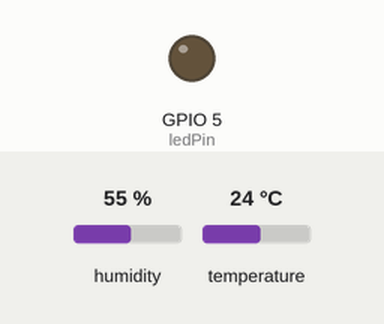
Recording of a sketch running on a simulated ESP8266 (NodeMCU). Shown: output pins drawn as LEDs (lit = HIGH). The inputs (shaded band) are chosen by the test bench; at power-on: temperature 24 °C, humidity 55 %. WiFi joins after 1.5 s; servers stay silent unless stated; no MQTT or app messages arrive unless stated; what the sketch prints to the serial monitor is not drawn.

Above: at 5.8 s.
5.9 s: temperature set to 30.5 °C
13.5 s: temperature set to 31.4 °C
At 17.3 s:
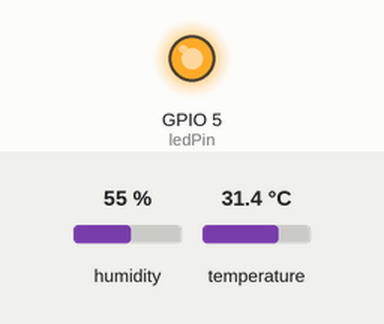
23.0 s: temperature set to 12 °C
At 24.5 s:
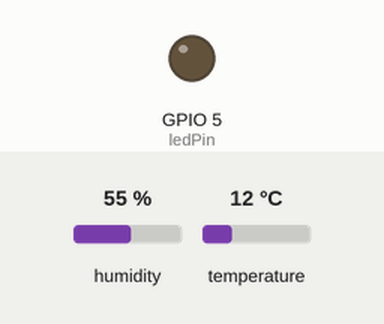
25.5 s: temperature set to 33 °C
At 28.9 s:
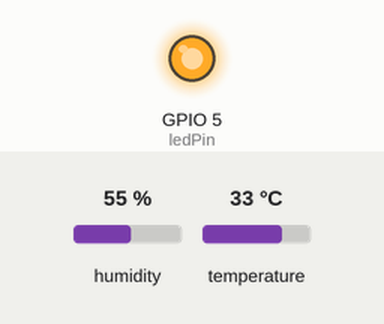
Timing chart, 0 to 30.4 s (numbered marks = the images above; inputs shaded):
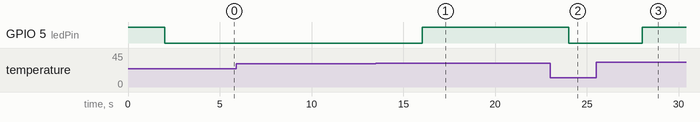

Measured:
- the behaviour switches between 31 and 31.1 °C on temperature (found by bisection; images 0 and 1)
- after the input at 5.9 s, every drawn part: stays the same
- after the input at 13.5 s, GPIO 5 (ledPin): LOW → HIGH after 2.5 s
- after the input at 23.0 s, GPIO 5 (ledPin): HIGH → LOW after 1.0 s
- after the input at 25.5 s, GPIO 5 (ledPin): LOW → HIGH after 2.5 s

The sketch:

6.7.tugas.ino
```cpp
#include <ESP8266WiFi.h>
#include <PubSubClient.h>
#include <ArduinoJson.h>
#include <DHT.h>

// ==================================================
// KONFIGURASI WI-FI DAN MQTT
// ==================================================
const char* ssid = "Samsung";
const char* password = "not my style";

const char* mqttServer = "broker.hivemq.com";
const int mqttPort = 1883;

const char* clientId = "ESP8266_LabIoT_25782098_Safety";

// Topik MQTT
const char* topicTelemetry =
  "kampus/labiot/25782098/telemetri";

const char* topicControl =
  "kampus/labiot/25782098/kendali";

const char* topicAlert =
  "kampus/labiot/25782098/alert";

const char* topicStatus =
  "kampus/labiot/25782098/status";

// Pesan LWT, dikirim broker saat koneksi
// terputus secara tidak normal.
const char* lwtMessage =
  "{\"status\":\"OFFLINE\","
  "\"keterangan\":\"Perangkat Terputus Tak Terduga\"}";

// ==================================================
// KONFIGURASI SENSOR DAN AKTUATOR
// ==================================================
#define DHTPIN 2       // D4 / GPIO2
#define DHTTYPE DHT22  // Ganti ke DHT11 jika memakai DHT11

const byte ledPin = 5; // D1 / GPIO5
const float batasSuhu = 31.0;

DHT dht(DHTPIN, DHTTYPE);
WiFiClient espClient;
PubSubClient client(espClient);

// ==================================================
// PENGATURAN INTERVAL NON-BLOCKING
// ==================================================
unsigned long waktuBacaSensor = 0;
unsigned long waktuTelemetri = 0;
unsigned long waktuCobaWiFi = 0;
unsigned long waktuCobaMQTT = 0;

const unsigned long intervalSensor = 2000;
const unsigned long intervalTelemetri = 4000;
const unsigned long intervalKoneksi = 5000;

// ==================================================
// STATUS SISTEM
// ==================================================
float suhu = NAN;
float kelembapan = NAN;

bool sensorValid = false;
bool alertTerkirim = false;
bool ledManual = false;

// ==================================================
// MENGATUR LED BERDASARKAN KESELAMATAN
// ==================================================
void perbaruiLED() {
  // Fail-safe: LED menyala jika sensor belum valid
  // atau suhu melewati batas keselamatan.
  if (!sensorValid || suhu > batasSuhu) {
    digitalWrite(ledPin, HIGH);
  } else {
    digitalWrite(ledPin, ledManual ? HIGH : LOW);
  }
}

// ==================================================
// CALLBACK PERINTAH KENDALI DARI MQTT
// ==================================================
void callback(char* topic, byte* payload, unsigned int length) {
  if (String(topic) != topicControl) {
    return;
  }

  if (length >= 256) {
    Serial.println("[KENDALI] Payload terlalu panjang.");
    return;
  }

  char pesan[256];
  memcpy(pesan, payload, length);
  pesan[length] = '\0';

  StaticJsonDocument<256> doc;
  DeserializationError error = deserializeJson(doc, pesan);

  if (error || !doc["led"].is<int>()) {
    Serial.println("[KENDALI] JSON tidak valid.");
    return;
  }

  int perintah = doc["led"];

  // Kendali manual hanya diizinkan saat suhu aman.
  if (!sensorValid || suhu > batasSuhu) {
    Serial.println(
      "[SAFETY] Kendali manual ditolak. "
      "Suhu berbahaya atau sensor belum valid."
    );
    perbaruiLED();
    return;
  }

  if (perintah == 1) {
    ledManual = true;
    Serial.println("[KENDALI] LED dinyalakan manual.");
  } else if (perintah == 0) {
    ledManual = false;
    Serial.println("[KENDALI] LED dimatikan manual.");
  } else {
    Serial.println("[KENDALI] Nilai led harus 0 atau 1.");
    return;
  }

  perbaruiLED();
}

// ==================================================
// MENJALANKAN RULE ENGINE KESELAMATAN
// ==================================================
void periksaKeselamatan() {
  if (!sensorValid) {
    perbaruiLED();
    return;
  }

  if (suhu > batasSuhu) {
    // Aktifkan LED tanpa menunggu perintah operator.
    perbaruiLED();

    // Kirim satu peringatan untuk setiap kejadian panas.
    // Jika publish gagal, coba kembali pada putaran berikutnya.
    if (!alertTerkirim && client.connected()) {
      StaticJsonDocument<256> alert;
      alert["status"] = "BAHAYA";
      alert["parameter"] = "OVERHEAT";
      alert["nilai_suhu"] = suhu;

      char buffer[256];
      serializeJson(alert, buffer, sizeof(buffer));

      if (client.publish(topicAlert, buffer)) {
        alertTerkirim = true;
        Serial.print("[ALERT TERKIRIM] ");
        Serial.println(buffer);
      } else {
        Serial.println("[ALERT] Gagal mengirim peringatan.");
      }
    }
  } else {
    // Reset latch setelah suhu kembali aman.
    // Jika suhu naik lagi, peringatan baru dapat dikirim.
    alertTerkirim = false;
    perbaruiLED();
  }
}

// ==================================================
// MEMBACA SENSOR DHT TANPA DELAY
// ==================================================
void bacaSensor() {
  float t = dht.readTemperature();
  float h = dht.readHumidity();

  if (isnan(t) || isnan(h)) {
    sensorValid = false;
    Serial.println("[ERROR] Pembacaan DHT gagal.");
    perbaruiLED();
    return;
  }

  suhu = t;
  kelembapan = h;
  sensorValid = true;

  Serial.print("[SENSOR] Suhu: ");
  Serial.print(suhu);
  Serial.print(" C | Kelembapan: ");
  Serial.print(kelembapan);
  Serial.println(" %");

  periksaKeselamatan();
}

// ==================================================
// MENGIRIM STATUS ONLINE DENGAN RETAIN
// ==================================================
void kirimStatusOnline() {
  StaticJsonDocument<128> doc;
  doc["status"] = "ONLINE";
  doc["keterangan"] = "Perangkat Beroperasi Normal";

  char buffer[128];
  serializeJson(doc, buffer, sizeof(buffer));

  if (client.publish(topicStatus, buffer, true)) {
    Serial.println("[STATUS] ONLINE dipublikasikan.");
  } else {
    Serial.println("[STATUS] Gagal memublikasikan ONLINE.");
  }
}

// ==================================================
// MENGHUBUNGKAN KE MQTT DAN MENDAFTARKAN LWT
// ==================================================
void cobaKoneksiMQTT() {
  if (WiFi.status() != WL_CONNECTED || client.connected()) {
    return;
  }

  unsigned long sekarang = millis();

  if (sekarang - waktuCobaMQTT < intervalKoneksi) {
    return;
  }

  waktuCobaMQTT = sekarang;
  Serial.println("[MQTT] Mencoba menghubungkan broker...");

  // LWT: QoS 1, retained true.
  bool berhasil = client.connect(
    clientId,
    topicStatus,
    1,
    true,
    lwtMessage
  );

  if (berhasil) {
    Serial.println("[MQTT] Terhubung ke broker.");

    if (client.subscribe(topicControl)) {
      Serial.println("[MQTT] Subskripsi kendali berhasil.");
    }

    kirimStatusOnline();

    // Jika suhu masih berbahaya saat koneksi pulih,
    // izinkan pengiriman alert setelah koneksi tersedia.
    periksaKeselamatan();
  } else {
    Serial.print("[MQTT] Gagal, kode: ");
    Serial.println(client.state());
  }
}

// ==================================================
// MENGIRIM TELEMETRI RUTIN DALAM FORMAT JSON
// ==================================================
void kirimTelemetri() {
  if (!client.connected() || !sensorValid) {
    return;
  }

  StaticJsonDocument<384> doc;
  doc["node_id"] = clientId;
  doc["suhu"] = suhu;
  doc["kelembapan"] = kelembapan;
  doc["status_led"] = digitalRead(ledPin);
  doc["kondisi_suhu"] = (suhu > batasSuhu) ? "PANAS" : "NORMAL";
  doc["uptime_detik"] = millis() / 1000;
  doc["ip_lokal"] = WiFi.localIP().toString();

  char buffer[384];
  serializeJson(doc, buffer, sizeof(buffer));

  if (client.publish(topicTelemetry, buffer)) {
    Serial.print("[TELEMETRI] ");
    Serial.println(buffer);
  } else {
    Serial.println("[TELEMETRI] Pengiriman gagal.");
  }
}

// ==================================================
// SETUP
// ==================================================
void setup() {
  Serial.begin(115200);

  pinMode(ledPin, OUTPUT);
  digitalWrite(ledPin, HIGH); // Fail-safe saat awal mulai

  dht.begin();

  WiFi.mode(WIFI_STA);
  WiFi.begin(ssid, password);

  client.setServer(mqttServer, mqttPort);
  client.setCallback(callback);
  client.setKeepAlive(30);
  client.setSocketTimeout(2);
  client.setBufferSize(512);

  Serial.println();
  Serial.println("=== INDUSTRIAL SAFETY SYSTEM ===");
  Serial.println("[WiFi] Memulai koneksi...");
}

// ==================================================
// LOOP: SEMUA PROSES BERDASARKAN MILLIS()
// ==================================================
void loop() {
  unsigned long sekarang = millis();

  // Coba sambungkan ulang Wi-Fi tanpa menunggu lama.
  if (WiFi.status() != WL_CONNECTED) {
    if (sekarang - waktuCobaWiFi >= intervalKoneksi) {
      waktuCobaWiFi = sekarang;
      Serial.println("[WiFi] Mencoba koneksi ulang...");
      WiFi.begin(ssid, password);
    }
  } else {
    cobaKoneksiMQTT();
  }

  // Wajib sering dipanggil untuk memproses MQTT.
  if (client.connected()) {
    client.loop();
  }

  // Baca sensor sesuai interval DHT.
  if (sekarang - waktuBacaSensor >= intervalSensor) {
    waktuBacaSensor = sekarang;
    bacaSensor();
  }

  // Kirim telemetri rutin setiap 4 detik.
  if (sekarang - waktuTelemetri >= intervalTelemetri) {
    waktuTelemetri = sekarang;
    kirimTelemetri();
  }
}
```
